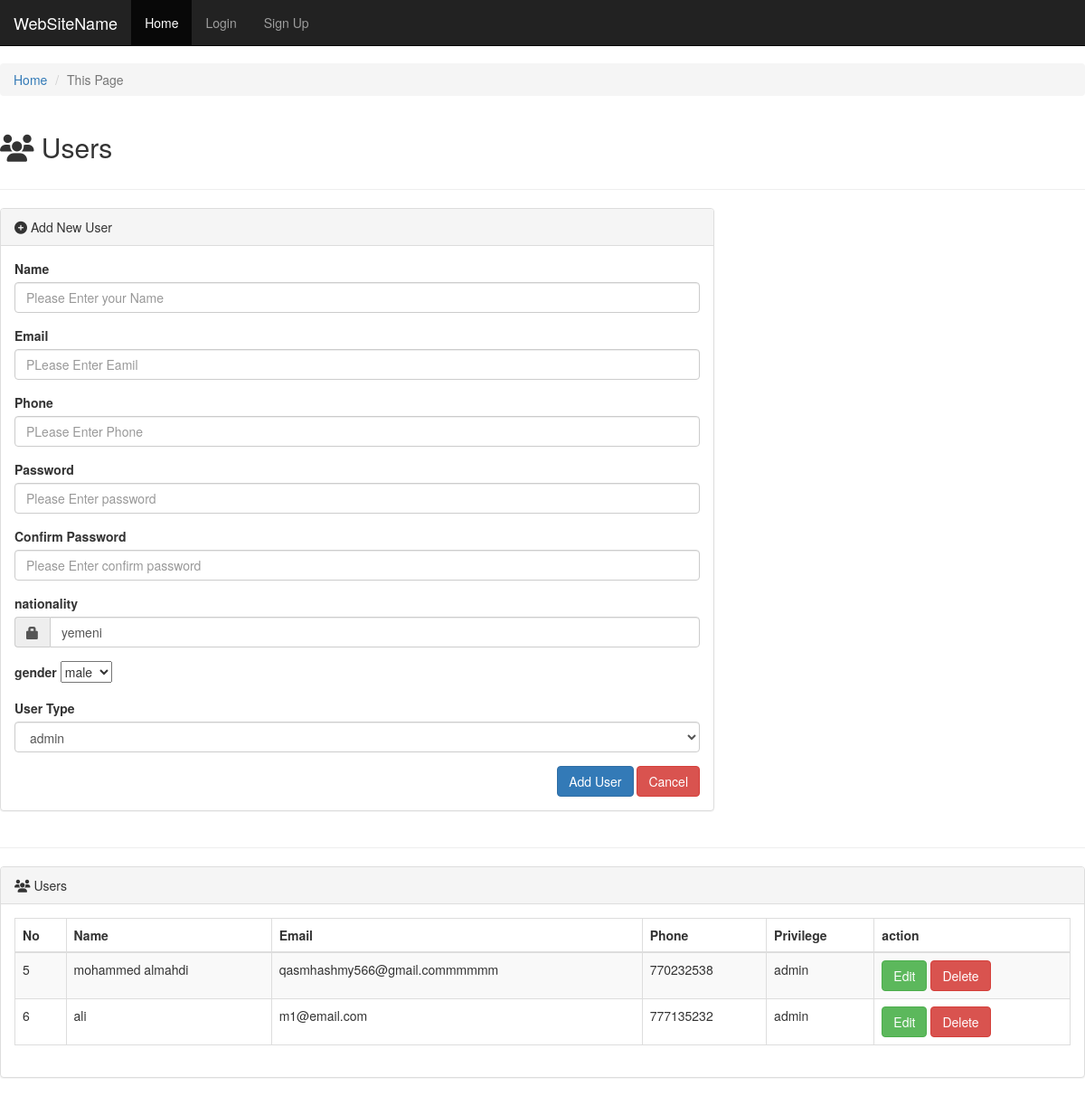
The page /users.php on the database its author committed.
### tables this page shows
CREATE TABLE `users` (
  `u_id` int(11) NOT NULL,
  `u_name` varchar(50) NOT NULL,
  `u_email` varchar(30) NOT NULL,
  `u_password` varchar(255) NOT NULL,
  `u_phone` varchar(20) NOT NULL,
  `u_nationality` varchar(20) NOT NULL,
  `u_gender` varchar(6) NOT NULL,
  `u_date` timestamp NOT NULL DEFAULT current_timestamp(),
  `u_status` tinyint(4) NOT NULL DEFAULT 1,
  `u_priv` int(11) NOT NULL
);

CREATE TABLE `privleges` (
  `p_id` int(11) NOT NULL,
  `p_name` varchar(15) NOT NULL,
  `p_desc` text NOT NULL
);

### users.php (the view, shortened to what this page needs)
<?php
include ("heder.php");
require "db_connect.php";
?>
        <div id="page-wrapper">
            <div id="page-inner">
                <div class="row">
                    <div class="col-md-12">
                        <h2><i class="fa fa-users"></i> Users</h2>
                   </div>
                </div>
                <hr />
                <div class="row">
                    <div class="col-md-8">
                        <div class="panel panel-default">
                            <div class="panel-heading">
                                <i class="fa fa-plus-circle"></i> Add New User
                            </div>
                            <div class="panel-body">
                                <div class="row">
                                    <div class="col-md-12">
                                        <form role="form"  method="post"  >
                                            <div class="form-group">
                                                <label>Name</label>
                                                <input type="text" placeholder="Please Enter your Name " name="username" class="form-control" value="<?php if(!empty($name)) echo $name;?>" />
                                        </div>
                                            <div class="form-group">
                                                <label>Email</label>
                                                <input type="email" class="form-control" name="email"  placeholder="PLease Enter Eamil" value="<?php if(!empty($email)) echo $email;?>" />
                                         </div>
                                            <div class="form-group">
                                                <label>Phone</label>
                                                <input type="text" class="form-control" name="phone" placeholder="PLease Enter Phone" value="<?php if(!empty($phone)) echo $phone;?>" />
                                          </div>
                                            <div class="form-group">
                                                <label>Password</label>
                                                <input type="password" class="form-control" name="password" placeholder="Please Enter password" value="<?php if(!empty($pass1)) echo $pass1;?>">
                                         </div>
                                            <div class="form-group">
                                                <label>Confirm Password</label>
                                                <input type="password" class="form-control" name="confirmpassword" placeholder="Please Enter confirm password" value="<?php if(!empty($pass2)) echo $pass2;?>">
                                          </div>
<label>nationality</label>
<br>
<div class="form-group">
                        <div class="input-group">
                            <span class="input-group-addon"><span class="glyphicon glyphicon-lock"></span></span>
                            <input type="text" name='nationality' value="yemeni" class="form-control" placeholder="nationality" />
                        </div>
                    </div>
                                          <div class="form-group">
                                                <label>gender</label>
                                          <select name="gender">
                          <option value="male"> male </option>
                    </select></div>
                                            <div class="form-group">
                                                <label>User Type</label>
                                                <select class="form-control" name="privilege">
                                                <?php
                                                        $q="select * from privleges";
                                                        $s=$con->prepare($q);
                                                        $s->execute();
                                                        if($s->rowCount()){
                                                            foreach($s->fetchAll() as $row){
                                                                $p_n=$row["p_name"];
                                                                echo "<option value='$p_n'>$p_n</option>";
                                                            }
                                                        }
                                                ?>
                                                </select>
                                            </div>
                                            <div style="float:right;">
                                                <button type="submit" class="btn btn-primary " name="send">Add User</button>
                                                <button type="reset" class="btn btn-danger">Cancel</button>
                                            </div>
                                    </div>
                                </div>
                            </div>
                        </div>
                    </div>
                </div>                    <hr />
                    <div class="row">
                        <div class="col-md-12">
                            <div class="panel panel-default">
                                <div class="panel-heading">
                                    <i class="fa fa-users"></i> Users
                                </div>
                                <div class="panel-body">
                                    <div class="table-responsive">
                                        <table class="table table-striped table-bordered table-hover"
                                            id="dataTables-example">
                                            <thead>
                                                <tr>
                                                <th>No</th>
                                                    <th>Name</th>
                                                    <th>Email</th>
                                                    <th>Phone</th>
                                                    <th>Privilege</th>
                                                    <th>action</th>
                                                </tr>
                                            </thead>
                                            <tbody>
                                            <?php
                                            $q="select u_id , u_name , u_email , u_phone , p_name from users inner join privleges on privleges.p_id =users.u_priv";
                                            $s=$con->prepare($q);
                                            $s->execute();
                                            foreach($s->fetchAll() as $row){
                                                $u_name=$row["u_name"];
                                                $u_id=$row["u_id"];
                                                $u_email=$row["u_email"];
                                                $u_phone=$row["u_phone"];
                                                $p_name=$row["p_name"];
                                                echo"<tr class='odd gradeX'>
                                                <td>$u_id</td>
                                                    <td>$u_name</td>
                                                    <td>$u_email</td>
                                                    <td>$u_phone</td>
                                                    <td class='center'>$p_name</td>
                                                    <td>
                                                        <a href='edit_user.php?code=$u_id' class='btn btn-success'>Edit</a>
                                                        <a href='?code=$u_id' class='btn btn-danger' id='delete'>Delete</a>
                                                    </td>
                                                </tr>
                                                ";
                                            }?>
                                            </tbody>
                                        </table>
                                    </div>
                                </div>
                            </div>
                    </div>
                </div>
            </div>
        </div>
</body>
</html>

### heder.php (shortened to what this page needs)
<!DOCTYPE html>
<html>
	<head>
	 <link rel="stylesheet" href="css/bootstrap.css">
	 <link rel="stylesheet" href="css/font-awesome.min.css">
	</head>
	<body>
	<nav class="navbar navbar-inverse navbar-fixed-top">
	  <div class="container-fluid">
		<div class="navbar-header">
		  <a class="navbar-brand" href="#">WebSiteName</a>
		</div>
		<ul class="nav navbar-nav">
		<li class="active"><a href="index.php">Home</a></li>
		  <li><a href="login.php">Login</a></li>
		  <li><a href="signup.php">Sign Up</a></li>
		</ul>
	  </div>
	</nav>
	<nav aria-label="breadcrumb" role="navigation">
	  <ol class="breadcrumb">
		<li class="breadcrumb-item"><a href="#">Home</a></li>
		<li class="breadcrumb-item active" aria-current="page">This Page</li>
	  </ol>
	</nav>

### rows shown on the page
users: u_id "5", u_name "mohammed almahdi", u_email "qasmhashmy566@gmail.commmmmm", u_phone "770232538", u_priv.p_name "admin"
users: u_id "6", u_name "ali", u_email "m1@email.com", u_phone "777135232", u_priv.p_name "admin"

### other values the page prints
form field privilege "admin"
